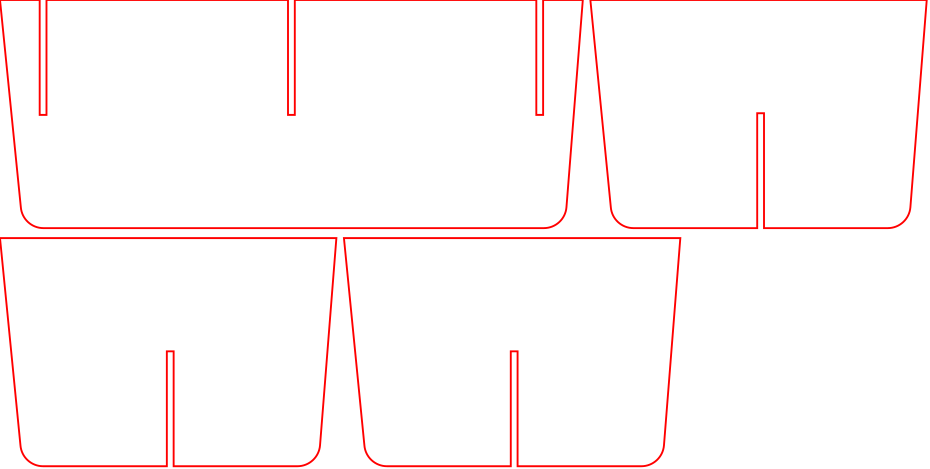

Here is the Python script that generated this plot:
#
# Generate a set of dividers to split an Ikea Glis box into four.
# 
# We'd actually use less acrylic if we divided the box into six
# (because that would only use two cross pieces) but that makes the
# individual compartments *way* too small.
#

from laser.util import *

d = panel('glis_divider.svg', 155+89+2, 124)

thickness = 2-0.2

def slot(p):
	p.right(90)
	p.forward(60.8/2)
	p.left(90)
	p.forward(thickness)
	p.left(90)
	p.forward(60.8/2)
	p.right(90)

def long_piece(x, y):
	p = d.turtle(('M', x, y), **cut)
	p.right(90)
	p.forward(10.5)
	slot(p)
	p.forward((154.2/2)-(1.5*thickness+10.5))
	slot(p)
	p.forward((154.2/2)-(1.5*thickness+10.5))
	slot(p)
	p.forward(10.5)
	p.right(94.51)
	p.forward(55)
	p.arc(85.49, 6)
	p.forward(144.4-12)
	p.arc(85.49, 6)
	return p.close()

def cross_piece(x, y):
	p = d.turtle(('M', x, y), **cut)
	p.right(90)
	p.forward(89)
	p.right(94.51)
	p.forward(55)
	p.arc(85.49, 6)
	p.forward(((79.3-12)/2) - (thickness/2))
	slot(p)
	p.forward(((79.3-12)/2) - (thickness/2))
	p.arc(85.49, 6)
	return p.close()

d.add(long_piece(0, 0))
d.add(cross_piece(0, 63))
d.add(cross_piece(89+2, 63))
d.add(cross_piece(154.2+2, 0))

d.save()
